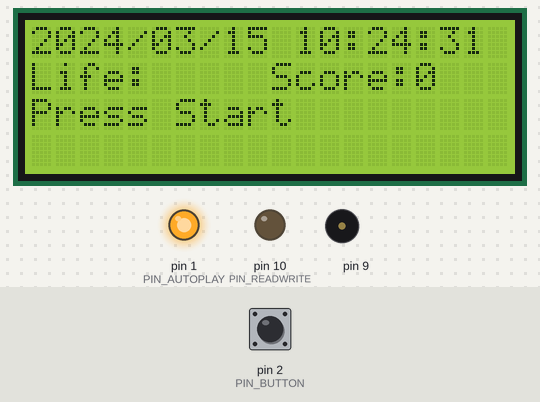
A sketch run on a simulated Arduino Uno, built with avr-gcc and run on an emulated ATmega328P. Parts: 20×4 character LCD, output pins drawn as LEDs (lit = HIGH), buzzer (waves = sounding). The test bench sets the inputs (shaded band); at power-on: pin 2 (PIN_BUTTON) HIGH. The local clock reads 2024-03-15 10:24:30 at power-on unless the sketch sets it; random numbers use the default seed unless the sketch sets one.

Above: at 1.3 s.
1.4 s: pin 2 (PIN_BUTTON) pulled LOW for 0.15 s
At 1.62 s:
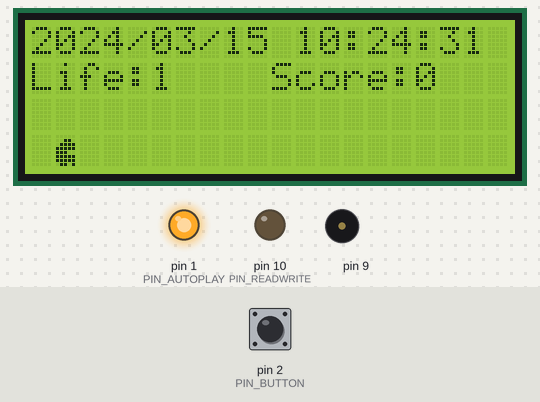
2.1 s: pin 2 (PIN_BUTTON) pulled LOW for 1 s
At 2.27 s:
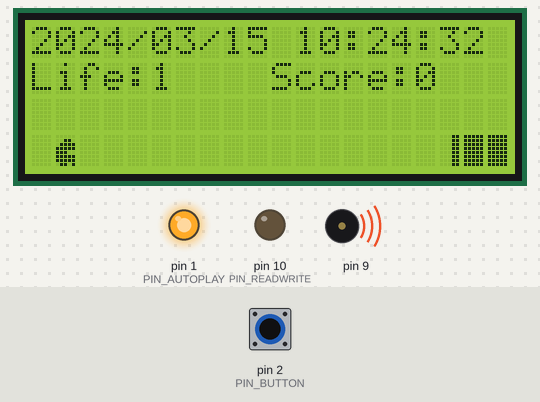
3.7 s: pin 2 (PIN_BUTTON) pulled LOW for 0.15 s
At 3.93 s:
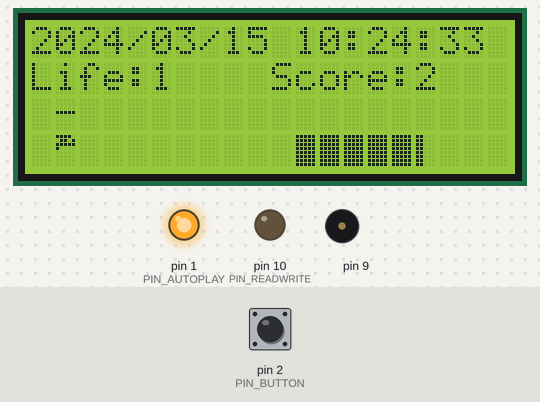
4.4 s: pin 2 (PIN_BUTTON) pulled LOW for 3.2 s
8.2 s: pin 2 (PIN_BUTTON) pulled LOW for 0.15 s
At 9.2 s:
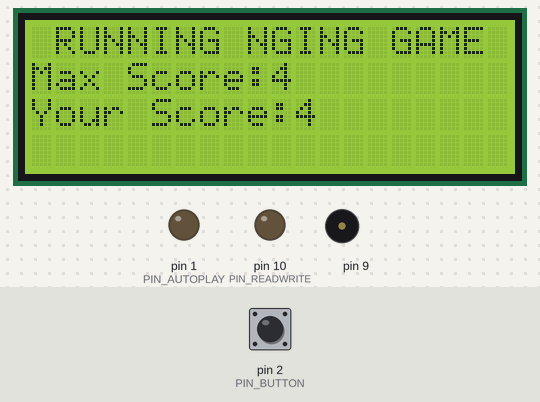
11.3 s: pin 2 (PIN_BUTTON) pulled LOW for 1 s
At 11.53 s:
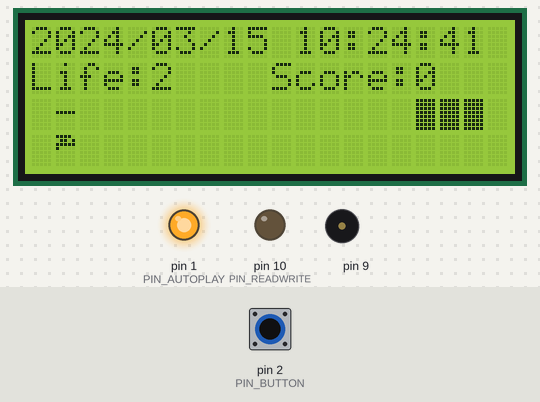
Timing chart, 0 to 14.3 s (numbered marks = the images above; inputs shaded):
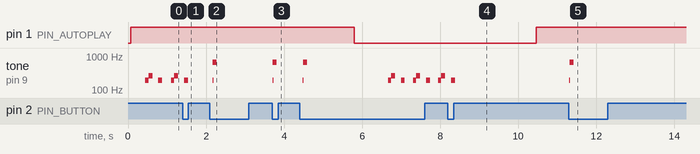

The sketch:

maingin.ino
```cpp
#include <Wire.h>
#include <LiquidCrystal_I2C.h>
LiquidCrystal_I2C	lcd(0x27,2,1,0,4,5,6,7);
#include <Time.h>
#include <DS3232RTC.h>

#define PIN_BUTTON 2
#define PIN_AUTOPLAY 1
#define PIN_READWRITE 10
#define PIN_CONTRAST 12

#define SPRITE_RUN1 1
#define SPRITE_RUN2 2
#define SPRITE_JUMP 3
#define SPRITE_JUMP_UPPER '-'         // Use the '.' character for the head
#define SPRITE_JUMP_LOWER 4
#define SPRITE_TERRAIN_EMPTY ' '      // User the ' ' character
#define SPRITE_TERRAIN_SOLID 5
#define SPRITE_TERRAIN_SOLID_RIGHT 6
#define SPRITE_TERRAIN_SOLID_LEFT 7

#define HERO_HORIZONTAL_POSITION 1    // Horizontal position of hero on screen

#define TERRAIN_WIDTH 20
#define TERRAIN_EMPTY 0
#define TERRAIN_LOWER_BLOCK 1
#define TERRAIN_UPPER_BLOCK 2

#define HERO_POSITION_OFF 0          // Hero is invisible
#define HERO_POSITION_RUN_LOWER_1 1  // Hero is running on lower row (pose 1)
#define HERO_POSITION_RUN_LOWER_2 2  //                              (pose 2)

#define HERO_POSITION_JUMP_1 3       // Starting a jump
#define HERO_POSITION_JUMP_2 4       // Half-way up
#define HERO_POSITION_JUMP_3 5       // Jump is on upper row
#define HERO_POSITION_JUMP_4 6       // Jump is on upper row
#define HERO_POSITION_JUMP_5 7       // Jump is on upper row
#define HERO_POSITION_JUMP_6 8       // Jump is on upper row
#define HERO_POSITION_JUMP_7 9       // Half-way down
#define HERO_POSITION_JUMP_8 10      // About to land

#define HERO_POSITION_RUN_UPPER_1 11 // Hero is running on upper row (pose 1)
#define HERO_POSITION_RUN_UPPER_2 12 //                              (pose 2)

static char terrainUpper[TERRAIN_WIDTH + 1];
static char terrainLower[TERRAIN_WIDTH + 1];
static bool buttonPushed = false;

int max_score;
int over=1;
int jump_score;

void printDigits_t(int digits)
{
    lcd.print(':');
    if(digits < 10)
        lcd.print('0');
    lcd.print(digits);
}
void printDigits_d(int digits)
{
    lcd.print('/');
    if(digits < 10)
        lcd.print('0');
    lcd.print(digits);
}

void initializeGraphics(){
  static byte graphics[] = {
    // Run position 1
    B00000,
    B00110,
    B01111,
    B11111,
    B11100,
    B11111,
    B11111,
    B01101,
    // Run position 2
     B00000,
    B00110,
    B01111,
    B11111,
    B11100,
    B11111,
    B11111,
    B01101,
    // Jump
    B00000,
    B00110,
    B01111,
    B11111,
    B11100,
    B11111,
    B11111,
    B01101,
    // Jump lower
    B11110,
    B01101,
    B11111,
    B10000,
    B00000,
    B00000,
    B00000,
    B00000,
    // Ground
    B11111,
    B11111,
    B11111,
    B11111,
    B11111,
    B11111,
    B11111,
    B11111,
    // Ground right
    B00011,
    B00011,
    B00011,
    B00011,
    B00011,
    B00011,
    B00011,
    B00011,
    // Ground left
    B11000,
    B11000,
    B11000,
    B11000,
    B11000,
    B11000,
    B11000,
    B11000,
  };
  int i;
  // Skip using character 0, this allows lcd.print() to be used to
  // quickly draw multiple characters
  for (i = 0; i < 7; ++i) {
	  lcd.createChar(i + 1, &graphics[i * 8]);
  }
  for (i = 0; i < TERRAIN_WIDTH; ++i) {
    terrainUpper[i] = SPRITE_TERRAIN_EMPTY;
    terrainLower[i] = SPRITE_TERRAIN_EMPTY;
  }
}

// Slide the terrain to the left in half-character increments
//
void advanceTerrain(char* terrain, byte newTerrain){
  for (int i = 0; i < TERRAIN_WIDTH; ++i) {
    char current = terrain[i];
    char next = (i == TERRAIN_WIDTH-1) ? newTerrain : terrain[i+1];
    switch (current){
      case SPRITE_TERRAIN_EMPTY:
        terrain[i] = (next == SPRITE_TERRAIN_SOLID) ? SPRITE_TERRAIN_SOLID_RIGHT : SPRITE_TERRAIN_EMPTY;
        break;
      case SPRITE_TERRAIN_SOLID:
        terrain[i] = (next == SPRITE_TERRAIN_EMPTY) ? SPRITE_TERRAIN_SOLID_LEFT : SPRITE_TERRAIN_SOLID;
        break;
      case SPRITE_TERRAIN_SOLID_RIGHT:
        terrain[i] = SPRITE_TERRAIN_SOLID;
        break;
      case SPRITE_TERRAIN_SOLID_LEFT:
        terrain[i] = SPRITE_TERRAIN_EMPTY;
        break;
    }
  }
}

bool drawHero(byte position, char* terrainUpper, char* terrainLower, unsigned int score) {
  bool collide = false;
  char upperSave = terrainUpper[HERO_HORIZONTAL_POSITION];
  char lowerSave = terrainLower[HERO_HORIZONTAL_POSITION];
  byte upper, lower;
  switch (position) {
    case HERO_POSITION_OFF:
      upper = lower = SPRITE_TERRAIN_EMPTY;
      break;
    case HERO_POSITION_RUN_LOWER_1:
      upper = SPRITE_TERRAIN_EMPTY;
      lower = SPRITE_RUN1;
      break;
    case HERO_POSITION_RUN_LOWER_2:
      upper = SPRITE_TERRAIN_EMPTY;
      lower = SPRITE_RUN2;
      break;
    case HERO_POSITION_JUMP_1:
    case HERO_POSITION_JUMP_8:
      upper = SPRITE_TERRAIN_EMPTY;
      lower = SPRITE_JUMP;
      break;
    case HERO_POSITION_JUMP_2:
    case HERO_POSITION_JUMP_7:
      upper = SPRITE_JUMP_UPPER;
      lower = SPRITE_JUMP_LOWER;
      break;
    case HERO_POSITION_JUMP_3:
    case HERO_POSITION_JUMP_4:
    case HERO_POSITION_JUMP_5:
    case HERO_POSITION_JUMP_6:
      upper = SPRITE_JUMP;
      lower = SPRITE_TERRAIN_EMPTY;
      break;
    case HERO_POSITION_RUN_UPPER_1:
      upper = SPRITE_RUN1;
      lower = SPRITE_TERRAIN_EMPTY;
      break;
    case HERO_POSITION_RUN_UPPER_2:
      upper = SPRITE_RUN2;
      lower = SPRITE_TERRAIN_EMPTY;
      break;
  }
  if (upper != ' ') {
    terrainUpper[HERO_HORIZONTAL_POSITION] = upper;
    collide = (upperSave == SPRITE_TERRAIN_EMPTY) ? false : true;
  }
  if (lower != ' ') {
    terrainLower[HERO_HORIZONTAL_POSITION] = lower;
    collide |= (lowerSave == SPRITE_TERRAIN_EMPTY) ? false : true;
  }

  byte digits = (score > 9999) ? 5 : (score > 999) ? 4 : (score > 99) ? 3 : (score > 9) ? 2 : 1;

  jump_score=score;
  // Draw the scene
  terrainUpper[TERRAIN_WIDTH] = '\0';
  terrainLower[TERRAIN_WIDTH] = '\0';
  char temp = terrainUpper[20-digits];
  terrainUpper[20-digits] = '\0';
  lcd.setCursor(0,2);
  lcd.print(terrainUpper);
  terrainUpper[20-digits] = temp;
  lcd.setCursor(0,3);
  lcd.print(terrainLower);
  terrainUpper[HERO_HORIZONTAL_POSITION] = upperSave;
  terrainLower[HERO_HORIZONTAL_POSITION] = lowerSave;
  return collide;
}

// Handle the button push as an interrupt
void buttonPush() {
  buttonPushed = true;
}

void show_score(){
  lcd.setCursor(0,0);
  lcd.print(" RUNNING NGING GAME");
  lcd.setCursor(0,1);
  lcd.print("Max Score:");
  lcd.print(max_score);
  lcd.setCursor(0,2);
  lcd.print("Your Score:");
  lcd.print(jump_score);
}

int play_count;

void setup(){
  lcd.begin (20,4);
  lcd.setBacklightPin(3,POSITIVE);
  lcd.setBacklight(HIGH);
            setSyncProvider(RTC.get);
    if(timeStatus() != timeSet){
        Serial.println("Unable to sync with the RTC");
    } else{
        Serial.println("RTC has set the system time");
    }
  pinMode(PIN_READWRITE, OUTPUT);
  digitalWrite(PIN_READWRITE, LOW);
  pinMode(PIN_CONTRAST, OUTPUT);
  digitalWrite(PIN_CONTRAST, LOW);
  pinMode(PIN_BUTTON, INPUT);
  digitalWrite(PIN_BUTTON, HIGH);
  pinMode(PIN_AUTOPLAY, OUTPUT);
  digitalWrite(PIN_AUTOPLAY, HIGH);
  // Digital pin 2 maps to interrupt 0
  attachInterrupt(0/*PIN_BUTTON*/, buttonPush, FALLING);

  initializeGraphics();
}

void loop(){
  static byte heroPos = HERO_POSITION_RUN_LOWER_1;
  static byte newTerrainType = TERRAIN_EMPTY;
  static byte newTerrainDuration = 1;
  static bool playing = false;
  static bool blink = false;
  static unsigned int distance = 0;
  if(over>0){
  lcd.setCursor(0,1);
  lcd.print("Life:");
  lcd.setCursor(10,1);
  lcd.print("Score:");
  lcd.print(jump_score);
  lcd.print("  ");
  }

  if(jump_score>max_score){
    max_score=jump_score;
  }

  lcd.setCursor (0,0);
lcd.print(year());
printDigits_d(month());
printDigits_d(day());
lcd.setCursor (11,0);
lcd.print(hour());
printDigits_t(minute());
printDigits_t(second());

  if (!playing) {
    drawHero((blink) ? HERO_POSITION_OFF : heroPos, terrainUpper, terrainLower, distance >> 3);
    if (blink) {
      if(over==0){
      lcd.setCursor(0,1);
      lcd.print("Game Over");
      lcd.setCursor(0,2);
      lcd.print("Press Start");
      }else{
      lcd.setCursor(0,2);
      lcd.print("Press Start");
      }
      tone(9,262,100);
    }
    delay(250);
    tone(9,196,100);
    blink = !blink;
    if (buttonPushed) {
      if(over==0){
       lcd.clear();
       over=2;
       show_score();
       delay(2000);
      lcd.clear();
      }
      initializeGraphics();
      heroPos = HERO_POSITION_RUN_LOWER_1;
      playing = true;
      buttonPushed = false;
      distance = 0;
      }
    return;
  }
  if(over==0){
   playing = false;
  }
  lcd.setCursor(5,1);
  lcd.print(over);
  // Shift the terrain to the left
  advanceTerrain(terrainLower, newTerrainType == TERRAIN_LOWER_BLOCK ? SPRITE_TERRAIN_SOLID : SPRITE_TERRAIN_EMPTY);
  advanceTerrain(terrainUpper, newTerrainType == TERRAIN_UPPER_BLOCK ? SPRITE_TERRAIN_SOLID : SPRITE_TERRAIN_EMPTY);

  // Make new terrain to enter on the right
  if (--newTerrainDuration == 0) {
    if (newTerrainType == TERRAIN_EMPTY) {
      newTerrainType = (random(3) == 0) ? TERRAIN_UPPER_BLOCK : TERRAIN_LOWER_BLOCK;
      newTerrainDuration = 2 + random(10);
    } else {
      newTerrainType = TERRAIN_EMPTY;
      newTerrainDuration = 10 + random(10);
    }
  }

  if (buttonPushed) {
    if (heroPos <= HERO_POSITION_RUN_LOWER_2) heroPos = HERO_POSITION_JUMP_1;
    tone(9,262,100);
    tone(9,196,100);
    delay(10);
    tone(9,415,100);
    tone(9,659,100);
    buttonPushed = false;
  }

  if (drawHero(heroPos, terrainUpper, terrainLower, distance >> 3)) {
    playing = false; // The hero collided with something. Too bad.
    over-=1;
  } else {
    if (heroPos == HERO_POSITION_RUN_LOWER_2 || heroPos == HERO_POSITION_JUMP_8) {
      heroPos = HERO_POSITION_RUN_LOWER_1;
    } else if ((heroPos >= HERO_POSITION_JUMP_3 && heroPos <= HERO_POSITION_JUMP_5) && terrainLower[HERO_HORIZONTAL_POSITION] != SPRITE_TERRAIN_EMPTY) {
      heroPos = HERO_POSITION_RUN_UPPER_1;
    } else if (heroPos >= HERO_POSITION_RUN_UPPER_1 && terrainLower[HERO_HORIZONTAL_POSITION] == SPRITE_TERRAIN_EMPTY) {
      heroPos = HERO_POSITION_JUMP_5;
    } else if (heroPos == HERO_POSITION_RUN_UPPER_2) {
      heroPos = HERO_POSITION_RUN_UPPER_1;
    } else {
      ++heroPos;
    }
    ++distance;

    digitalWrite(PIN_AUTOPLAY, terrainLower[HERO_HORIZONTAL_POSITION + 2] == SPRITE_TERRAIN_EMPTY ? HIGH : LOW);
  }
  delay(50);
}
```

Measured:
- after the input at 2.1 s, tone on pin 9: silent → 196 Hz after 0.07 s, → 659 Hz 0.01 s later, → silent 0.10 s later
- after the input at 3.7 s, tone on pin 9: silent → 196 Hz at once, → 659 Hz 0.01 s later, → silent 0.10 s later
- after the input at 8.2 s, pin 1 (PIN_AUTOPLAY): LOW → HIGH after 2.3 s
- after the input at 11.3 s, tone on pin 9: silent → 196 Hz at once, → 659 Hz 0.01 s later, → silent 0.10 s later
- by itself, tone on pin 9: plays 196 Hz for 0.09 s, 262 Hz for 0.10 s, 196 Hz for 0.10 s, 196 Hz for 0.09 s, 262 Hz for 0.10 s
